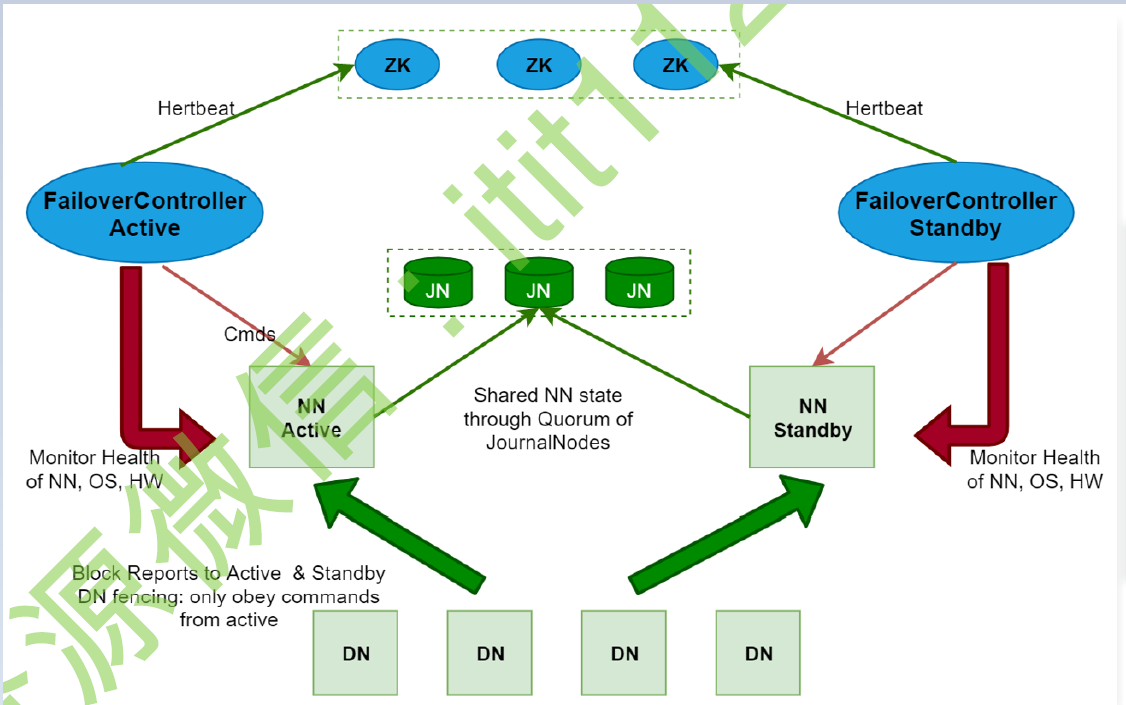
#> input picture 6.办公自动化/水印2.png, 1126 x 705 px
$ python WaterMaster.py
#> lines starting #> are read from the running program, lines starting #| are printed output that depends on the picture
# 使用Python 去除图片水印
from os.path import splitext
from itertools import product
from PIL import Image

fn = '水印2.png'
im = Image.open(fn)
#> im is the input picture: PIL image 1126x705 RGB; mean R, G, B 222.4, 234.2, 229.5
width, height = im.size
#> width = 1126; height = 705
for pos in product(range(width), range(height)):
    if sum(im.getpixel(pos)[:3]) > 564:
        im.putpixel(pos, (255, 255, 255))
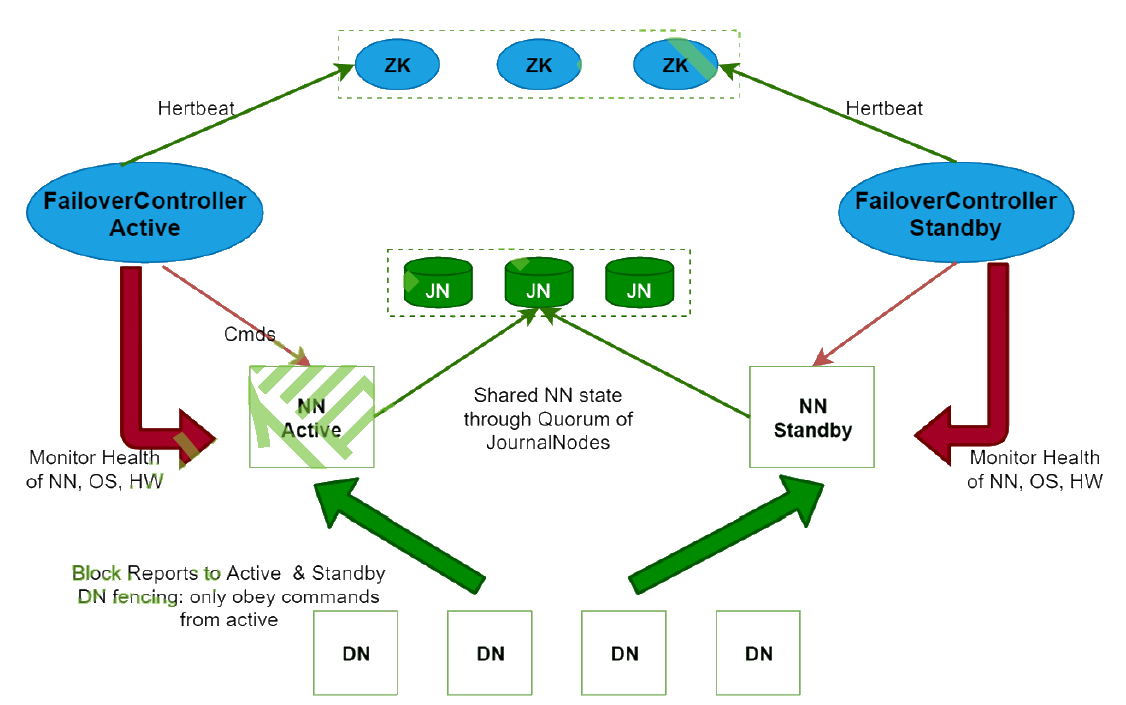
#> im: PIL image 1126x705 RGB; mean R, G, B 228.2, 237.3, 236.4
im.save('无'.join(splitext(fn)))
